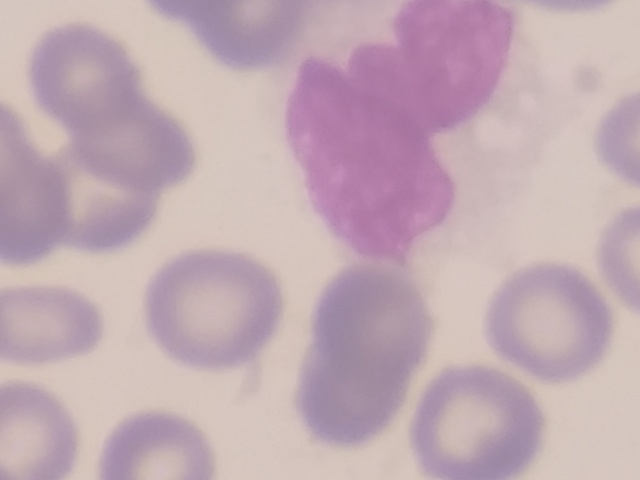
#> input picture 20161103_144334.jpg, 640 x 480 px
$ python HSV_VALS.py
#> lines starting #> are read from the running program, lines starting #| are printed output that depends on the picture; after the words box and inside, x2 and y2 are one past the last pixel; in counts of white or black regions, pixels touching at a corner belong together
import cv2
import numpy as np

def nothing(x):
    pass
image = cv2.imread('20161103_144334.jpg')
#> image is the input picture: shape (480, 640, 3); mean B, G, R 179.1, 170.6, 193.9
image=cv2.GaussianBlur(image,(15,15),0)
# [4 lines of commented-out code are left out]

if image is None:
    print('Error loading image')
    exit(1)
cv2.namedWindow('image', cv2.WINDOW_AUTOSIZE)

cv2.createTrackbar('HMin', 'image', 0, 179, nothing)
#> slider 'HMin' is set to 35
cv2.createTrackbar('SMin', 'image', 0, 255, nothing)
#> slider 'SMin' is set to 51
cv2.createTrackbar('VMin', 'image', 0, 255, nothing)
#> slider 'VMin' is set to 51
cv2.createTrackbar('HMax', 'image', 0, 179, nothing)
#> slider 'HMax' is set to 179
cv2.createTrackbar('SMax', 'image', 0, 255, nothing)
#> slider 'SMax' is set to 255
cv2.createTrackbar('VMax', 'image', 0, 255, nothing)
#> slider 'VMax' is set to 255

cv2.setTrackbarPos('HMax', 'image', 179)
cv2.setTrackbarPos('SMax', 'image', 255)
cv2.setTrackbarPos('VMax', 'image', 255)

# Initialize HSV min/max values
hMin = sMin = vMin = hMax = sMax = vMax = 0
phMin = psMin = pvMin = phMax = psMax = pvMax = 0

while(1):

    hMin = cv2.getTrackbarPos('HMin', 'image')
    sMin = cv2.getTrackbarPos('SMin', 'image')
    vMin = cv2.getTrackbarPos('VMin', 'image')
    hMax = cv2.getTrackbarPos('HMax', 'image')
    sMax = cv2.getTrackbarPos('SMax', 'image')
    vMax = cv2.getTrackbarPos('VMax', 'image')


    lower = np.array([hMin, sMin, vMin])
    upper = np.array([hMax, sMax, vMax])


    hsv = cv2.cvtColor(image, cv2.COLOR_BGR2HSV)
#> hsv: shape (480, 640, 3); mean H, S, V 94.1, 34.8, 194.1
    mask = cv2.inRange(hsv, lower, upper)
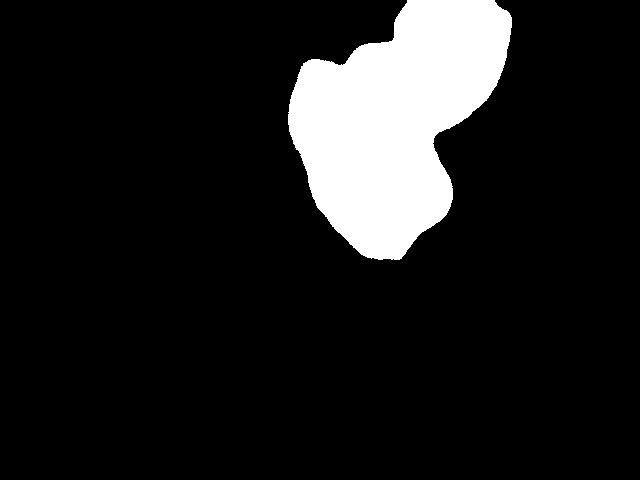
#> mask: shape (480, 640); 11.7% white; 1 white region, box (x1, y1, x2, y2) and area: (288, 0, 512, 260) 35996
    result = cv2.bitwise_and(image, image, mask=mask)
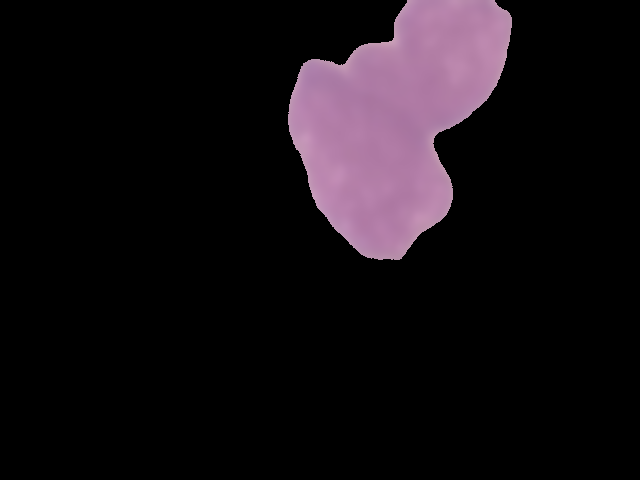
#> result: shape (480, 640, 3); mean B, G, R 19.8, 15.2, 21.1

    if((phMin != hMin) | (psMin != sMin) | (pvMin != vMin) | (phMax != hMax) | (psMax != sMax) | (pvMax != vMax) ):
        print("(hMin = %d , sMin = %d, vMin = %d), (hMax = %d , sMax = %d, vMax = %d)" % (hMin , sMin , vMin, hMax, sMax , vMax))
        phMin = hMin
        psMin = sMin
        pvMin = vMin
        phMax = hMax
        psMax = sMax
        pvMax = vMax

    cv2.imshow('image', result)
    if cv2.waitKey(10) & 0xFF == ord('q'):
#> (key q is pressed here)
        break

cv2.destroyAllWindows()

$ run again, with 20161103_143816.jpg copied over 20161103_144334.jpg
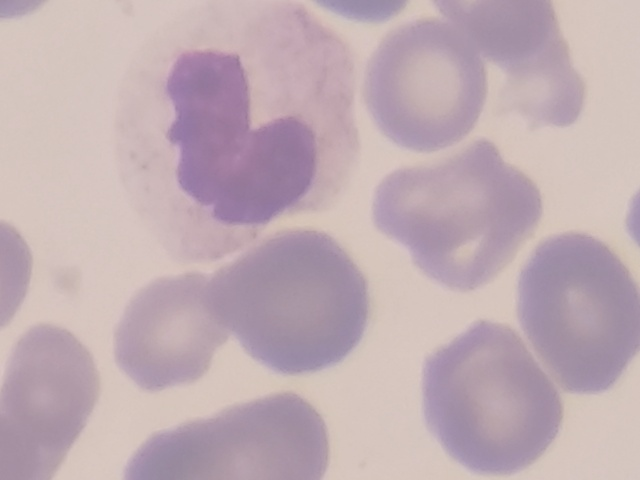
#> input picture 20161103_143816.jpg, 640 x 480 px
#> image is the input picture: shape (480, 640, 3); mean B, G, R 178.9, 172.5, 192.2
#> hsv: shape (480, 640, 3); mean H, S, V 94.5, 30.5, 192.8
#> `mask = cv2.inRange(hsv, lower, upper)`:
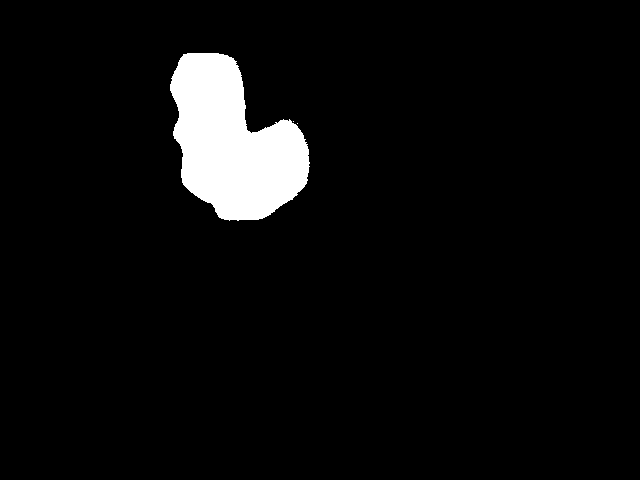
#> mask: shape (480, 640); 4.9% white; 3 white regions (2 under 20 px), largest, box (x1, y1, x2, y2) and area: (170, 53, 310, 221) 15167
#> `result = cv2.bitwise_and(image, image, mask=mask)`:
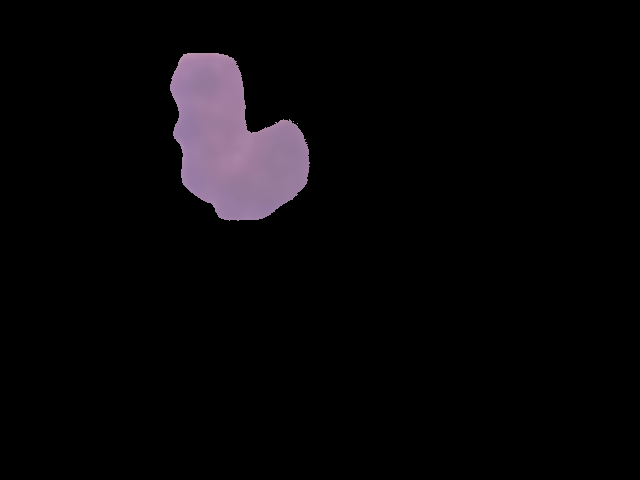
#> result: shape (480, 640, 3); mean B, G, R 7.9, 6.2, 7.7

$ run again, with 20161121_144924.jpg copied over 20161103_144334.jpg
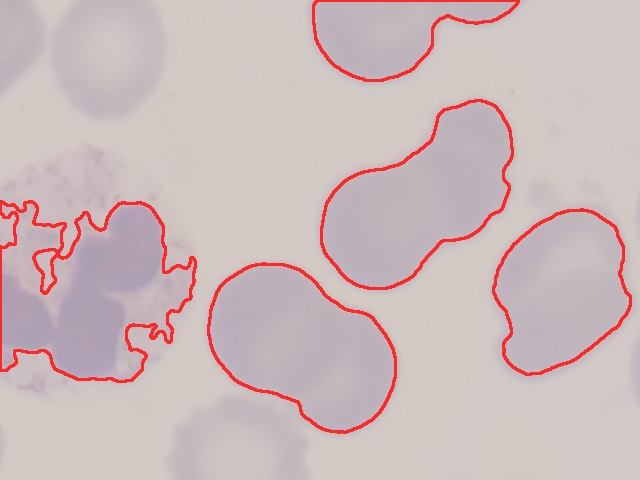
#> input picture 20161121_144924.jpg, 640 x 480 px
#> image is the input picture: shape (480, 640, 3); mean B, G, R 187.6, 186.6, 204.1
#> hsv: shape (480, 640, 3); mean H, S, V 75.9, 24.2, 204.2
#> `mask = cv2.inRange(hsv, lower, upper)`:
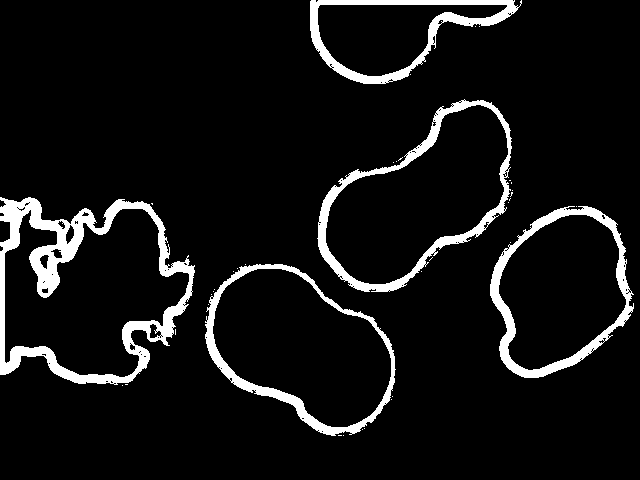
#> mask: shape (480, 640); 7.7% white; 38 white regions (33 under 20 px), largest, box (x1, y1, x2, y2) and area: (0, 197, 195, 385) 8402, (317, 99, 512, 292) 4263, (490, 206, 634, 378) 3931, (205, 264, 396, 436) 3567, (310, 0, 522, 84) 3386
#> `result = cv2.bitwise_and(image, image, mask=mask)`:
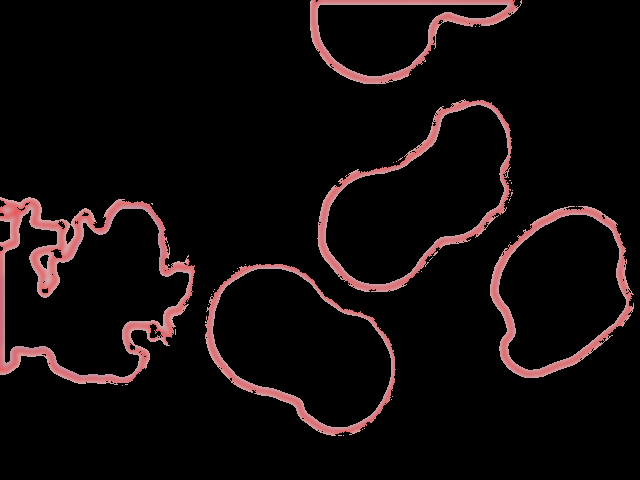
#> result: shape (480, 640, 3); mean B, G, R 10.6, 10.3, 16.5

$ run again, with 20161121_164647.jpg copied over 20161103_144334.jpg
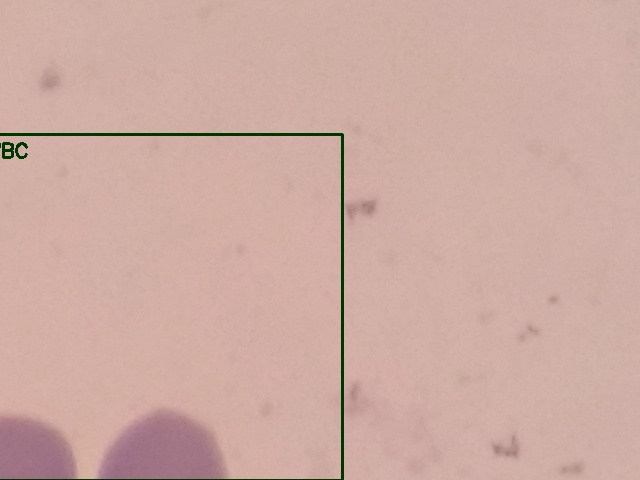
#> input picture 20161121_164647.jpg, 640 x 480 px
#> image is the input picture: shape (480, 640, 3); mean B, G, R 163.1, 171.4, 205.4
#> hsv: shape (480, 640, 3); mean H, S, V 11.9, 53.1, 205.4
#> `mask = cv2.inRange(hsv, lower, upper)`:
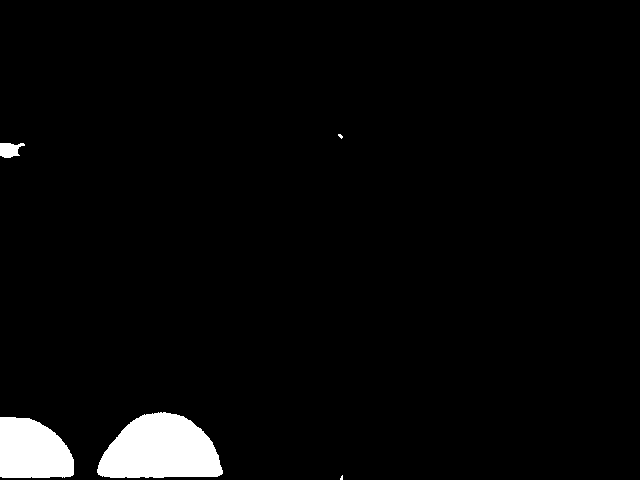
#> mask: shape (480, 640); 3.3% white; 5 white regions (2 under 20 px), largest, box (x1, y1, x2, y2) and area: (97, 412, 223, 478) 6159, (0, 417, 74, 478) 3761, (0, 143, 25, 158) 267
#> `result = cv2.bitwise_and(image, image, mask=mask)`:
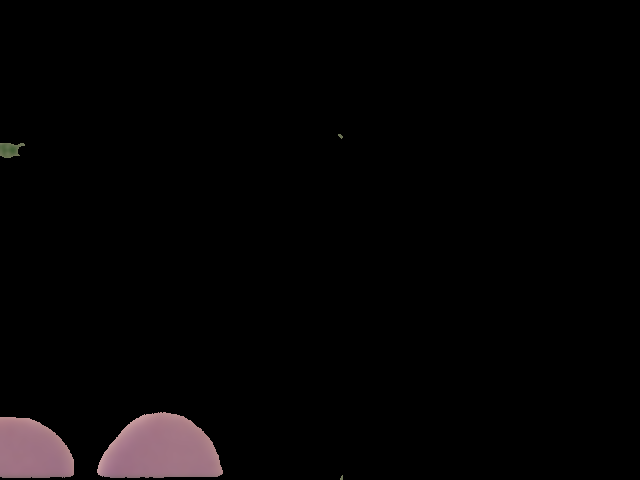
#> result: shape (480, 640, 3); mean B, G, R 4.4, 4, 5.4
